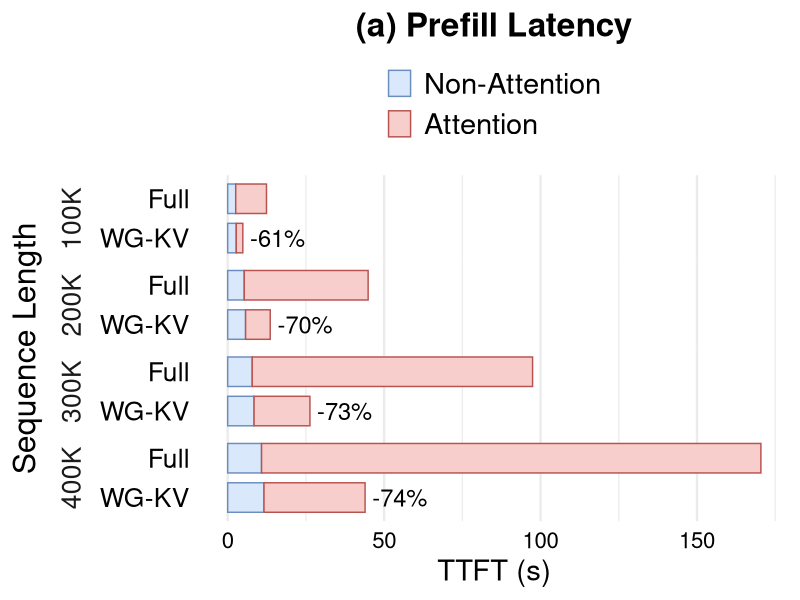

Write R code to recreate this figure.
library(tidyverse)

data <- read_csv("data/perf_1.csv") %>%
  filter(tokens %in% c("100K", "200K", "300K", "400K")) %>%
  mutate(
    tokens = fct_inorder(tokens),
    method = fct_relevel(method, "WG-KV", "Full"),
    component = fct_inorder(component)
  ) %>%
  group_by(tokens, method) %>%
  mutate(total_latency = sum(latency)) %>%
  ungroup()

reduction_labels <- data %>%
  distinct(tokens, method, total_latency) %>%
  group_by(tokens) %>%
  mutate(
    vanilla_latency = total_latency[method == "Full"],
    reduction = (total_latency - vanilla_latency) / vanilla_latency,
    label = if_else(
      method == "WG-KV",
      scales::label_percent(accuracy = 1)(reduction),
      ""
    )
  ) %>%
  ungroup()

fig <- ggplot(data, aes(x = latency, y = method, fill = component, colour = component)) +
  geom_col(width = 0.75, position = position_stack(reverse = TRUE)) +
  geom_text(
    data = reduction_labels,
    aes(x = total_latency, y = method, label = label),
    hjust = -0.13,
    size = 6,
    inherit.aes = FALSE
  ) +
  facet_grid(tokens ~ ., switch = "y") +
  scale_fill_manual(
    values = c("Non-Attention" = "#DAE8FC", "Attention" = "#F8CECC"),
  ) +
  scale_colour_manual(
    values = c("Non-Attention" = "#6C8EBF", "Attention" = "#B85450"),
  ) +
  guides(
    fill = guide_legend(nrow = 2, byrow = TRUE),
    colour = guide_legend(nrow = 2, byrow = TRUE)
  ) +
  labs(
    title = "(a) Prefill Latency",
    x = "TTFT (s)",
    y = "Sequence Length",
  ) +
  theme_minimal(base_size = 18) +
  theme(
    plot.title = element_text(size = 24, hjust = 0.5, face = "bold"),
    legend.position = "top",
    legend.title = element_blank(),
    legend.text = element_text(size = 21),
    axis.title.x = element_text(size = 21),
    axis.title.y = element_text(size = 23),
    axis.text.x = element_text(size = 16, colour = "black"),
    axis.text.y = element_text(size = 19, colour = "black"),
    strip.text.y = element_text(size = 19),
    strip.placement = "outside",
    panel.spacing = unit(0, "cm"),
    panel.grid.major.y = element_blank(),
    panel.grid.minor.y = element_blank(),
  )

ggsave("perf_1.pdf", fig, width = 5.1, height = 5.2, units = "in")
